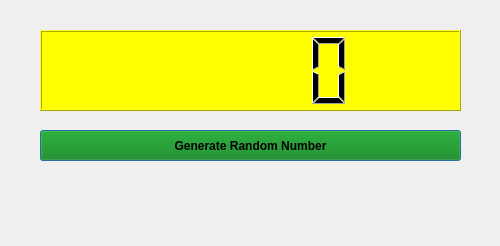
<?xml version="1.0" encoding="UTF-8"?>
<ui version="4.0">
 <class>Dialog</class>
 <widget class="QDialog" name="Dialog">
  <property name="geometry">
   <rect>
    <x>0</x>
    <y>0</y>
    <width>500</width>
    <height>246</height>
   </rect>
  </property>
  <property name="windowTitle">
   <string>Dialog</string>
  </property>
  <property name="styleSheet">
   <string notr="true">QLCDNumber {
background: yellow
}

QPushButton {
background: green
}</string>
  </property>
  <widget class="QLCDNumber" name="lcdNumber">
   <property name="geometry">
    <rect>
     <x>40</x>
     <y>30</y>
     <width>421</width>
     <height>81</height>
    </rect>
   </property>
  </widget>
  <widget class="QPushButton" name="pushButton">
   <property name="geometry">
    <rect>
     <x>40</x>
     <y>130</y>
     <width>421</width>
     <height>31</height>
    </rect>
   </property>
   <property name="font">
    <font>
     <bold>true</bold>
    </font>
   </property>
   <property name="text">
    <string>Generate Random Number</string>
   </property>
  </widget>
 </widget>
 <resources/>
 <connections/>
</ui>
